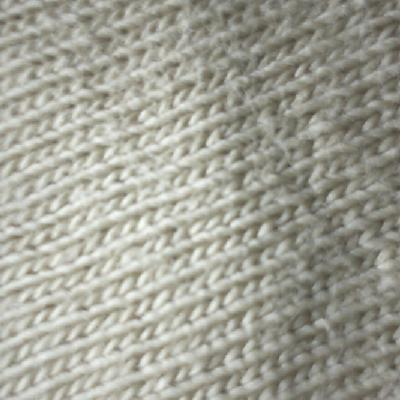
#> input picture 1base_dataset/Cotton/Ctn007.jpg, 400 x 400 px; its folder holds only this picture in this run
$ python preprocessing_v3.py
#> lines starting #> are read from the running program, lines starting #| are printed output that depends on the picture
import os
import cv2
import numpy as np
import shutil
from tqdm import tqdm

# Current working directory
base_dir = os.path.dirname(os.path.abspath(__file__))

# Input directories
INPUT_DIR = os.path.join(base_dir, "1base_dataset") # Path to base dataset

# Output directory
OUTPUT_DIR = os.path.join(base_dir, "2preprocessed_output_lbp") # Path to preprocessed dataset

# ====================================================

class FabricLBPPreprocessor:
    """
    Simple LBP preprocessing pipeline for fabric classification
    """

    def __init__(self, input_dir=INPUT_DIR, output_dir=OUTPUT_DIR):
#> in process_dataset, image is the input picture: shape (400, 400, 3); mean B, G, R 150.6, 161.6, 161.6
        self.input_dir = input_dir
        self.output_dir = output_dir
        self.classes = self._get_classes()

    def _get_classes(self):
        """Get fabric classes from input directory"""
        classes = [d for d in os.listdir(self.input_dir)
                  if os.path.isdir(os.path.join(self.input_dir, d))]
        classes.sort()
        return classes

    def resize_image(self, image, scale_factor=0.9):
        """Resize image 10% smaller then to 224x224"""
#> called with scale_factor = 0.9
        height, width = image.shape[:2]
#> height = 400; width = 400
        new_height = int(height * scale_factor)
#> new_height = 360
        new_width = int(width * scale_factor)
#> new_width = 360
        resized = cv2.resize(image, (new_width, new_height))
        return cv2.resize(resized, (224, 224))
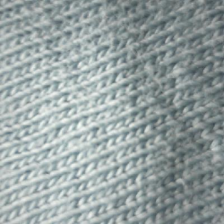
#> returned value: shape (224, 224, 3); mean of channels 0, 1, 2 161.4, 161.4, 150.3; drawn as B, G, R

    def adaptive_normalization(self, image, window_size=64):
        """Adaptive normalization for lighting consistency"""
#> called with window_size = 64
        if window_size % 2 == 0:
            window_size += 1

        kernel = np.ones((window_size, window_size), np.float32) / (window_size * window_size)
        local_mean = cv2.filter2D(image.astype(np.float32), -1, kernel)
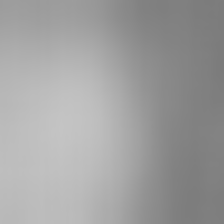
#> local_mean: shape (224, 224) float32; min 123.6, max 196.4, mean 160.2
        local_sq_mean = cv2.filter2D((image.astype(np.float32))**2, -1, kernel)
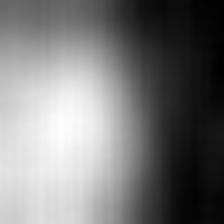
#> local_sq_mean: shape (224, 224) float32; min 15594.7, max 38973, mean 26716.2; drawn with min black and max white
        local_var = local_sq_mean - local_mean**2
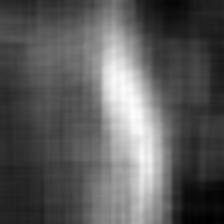
#> local_var: shape (224, 224) float32; min 236.5, max 873, mean 464; drawn with min black and max white
        local_std = np.sqrt(np.maximum(local_var, 1e-10))

        normalized = (image.astype(np.float32) - local_mean) / local_std * 50 + 127
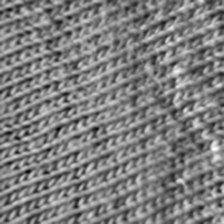
#> normalized: shape (224, 224) float32; min -41.33, max 296.6, mean 126.7; drawn with min black and max white
        normalized = np.clip(normalized, 0, 255)
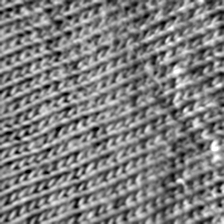
#> normalized: shape (224, 224) float32; min 0, max 255, mean 126.7
        return normalized.astype(np.uint8)
#> returned value: shape (224, 224)

    def preprocess_for_lbp(self, image):
        """
        LBP preprocessing pipeline:
        Resize → Grayscale → Light Blur → Normalization → Mild Contrast
        """
        # Resize
        processed = self.resize_image(image, scale_factor=0.9)

        # Convert to grayscale
        if len(processed.shape) == 3:
            processed = cv2.cvtColor(processed, cv2.COLOR_RGB2GRAY)

        # Light Gaussian blur
        processed = cv2.GaussianBlur(processed, (3, 3), 0.8)

        # Adaptive normalization
        processed = self.adaptive_normalization(processed)

        # Mild CLAHE contrast enhancement
        clahe = cv2.createCLAHE(clipLimit=1.5, tileGridSize=(8, 8))
        processed = clahe.apply(processed)
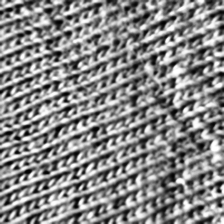
#> processed: shape (224, 224); min 1, max 255, mean 135.4

        return processed

    def process_dataset(self):
        """Process entire dataset"""
        print(f"Processing {len(self.classes)} classes from {self.input_dir}")
        print(f"Classes: {self.classes}")

        # Remove and recreate output directory
        if os.path.exists(self.output_dir):
            shutil.rmtree(self.output_dir)

        # Create directories
        for class_name in self.classes:
            os.makedirs(os.path.join(self.output_dir, class_name), exist_ok=True)

        # Process images
        total_processed = 0
        for class_name in self.classes:
            input_class_dir = os.path.join(self.input_dir, class_name)
            output_class_dir = os.path.join(self.output_dir, class_name)

            # Get image files
            extensions = ['.png', '.jpg', '.jpeg', '.bmp', '.tiff']
            image_files = []
            for ext in extensions:
                image_files.extend([f for f in os.listdir(input_class_dir)
                                  if f.lower().endswith(ext.lower())])

            # Process each image
            for img_file in tqdm(image_files, desc=f"{class_name}"):
                try:
                    img_path = os.path.join(input_class_dir, img_file)
                    image = cv2.imread(img_path)
                    if image is None:
                        continue

                    image = cv2.cvtColor(image, cv2.COLOR_BGR2RGB)
                    processed = self.preprocess_for_lbp(image)

                    output_path = os.path.join(output_class_dir, img_file)
                    cv2.imwrite(output_path, processed)
                    total_processed += 1

                except Exception as e:
                    continue
#> pass 2 of the loop in process_dataset, `for class_name in self.classes:`:
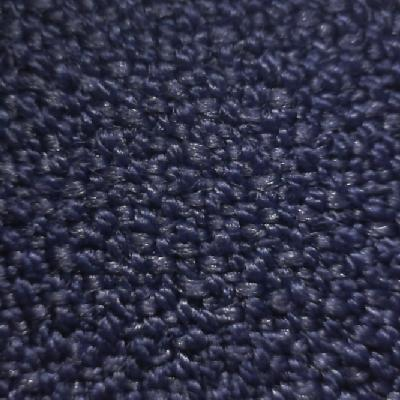
#> input picture 1base_dataset/Crepe/Crp023.jpg, 400 x 400 px
#> in process_dataset, image is the input picture: shape (400, 400, 3); mean B, G, R 70.2, 49.6, 48.3
#> in adaptive_normalization (call 2), `normalized = (image.astype(np.float32) - local_mean) / local_std * 50 ..`:
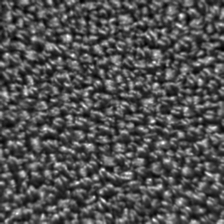
#> normalized: shape (224, 224) float32; min 26.01, max 342.6, mean 127; drawn with min black and max white
#> in preprocess_for_lbp (call 2), `processed = clahe.apply(processed)`:
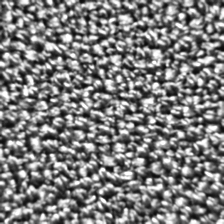
#> processed: shape (224, 224); min 9, max 255, mean 125.5

        print(f"Processed {total_processed} images -> {self.output_dir}")


def main():
    # Simple execution
    preprocessor = FabricLBPPreprocessor()
    preprocessor.process_dataset()


if __name__ == "__main__":
    main()
